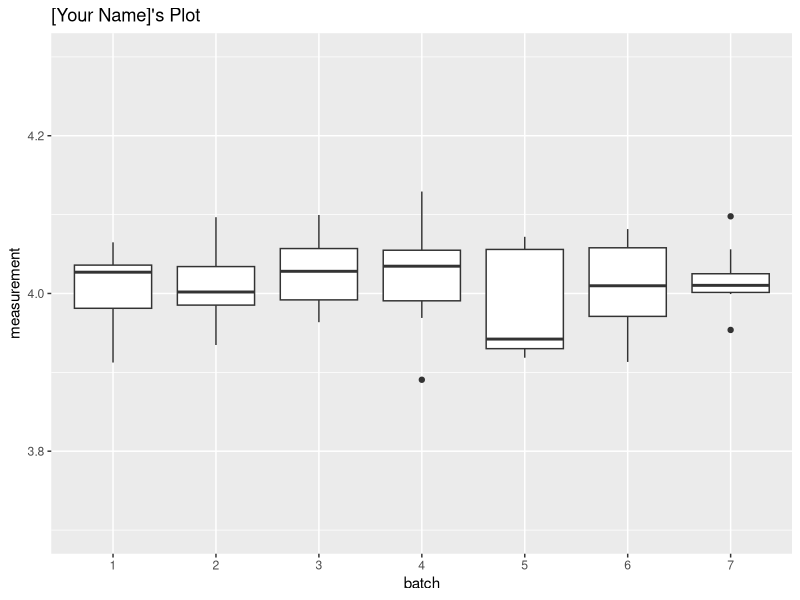
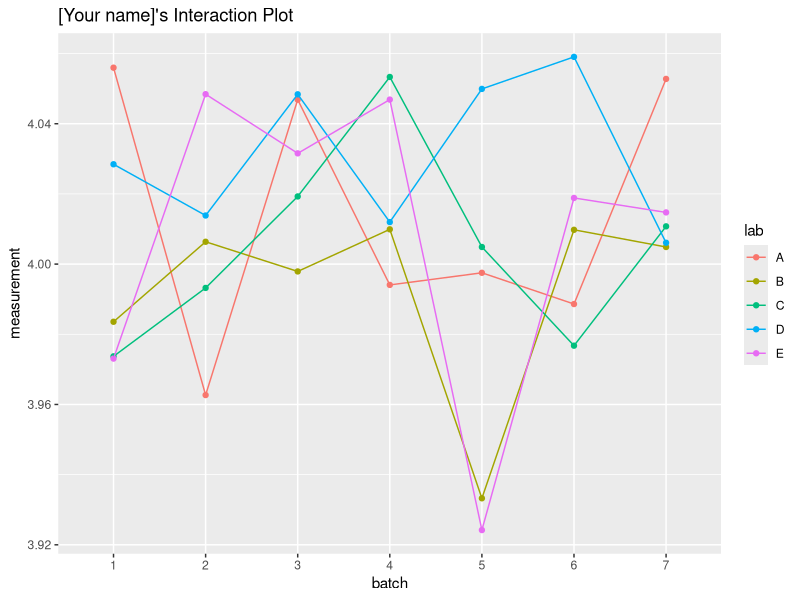

R code for these plots, in order:
## ---- chunk 1
my_number <- 404
set.seed(my_number)
## ---- chunk 2
my_data <- data.frame(batch = factor(rep(1:7, 10)), measurement = rnorm(70, 4, sqrt(0.0037)))
summary(my_data)
## ---- chunk 3
library(ggplot2)

ggplot(data=my_data, aes(x=batch, y=measurement)) + 
  geom_boxplot() + ylim(3.7,4.3) + 
  labs(title = "[Your Name]'s Plot", x = "batch", y = "measurement")
## ---- chunk 4
my_data2 <- data.frame(lab = factor(rep(c("A", "B", "C", "D", "E"), 14)), my_data)

ggplot(data = my_data2, aes(x=batch, y=measurement, color=lab, group=lab)) + 
  stat_summary(fun = mean, geom="point") + 
  stat_summary(fun = mean, geom="line") +
  labs(title = "[Your name]'s Interaction Plot")

